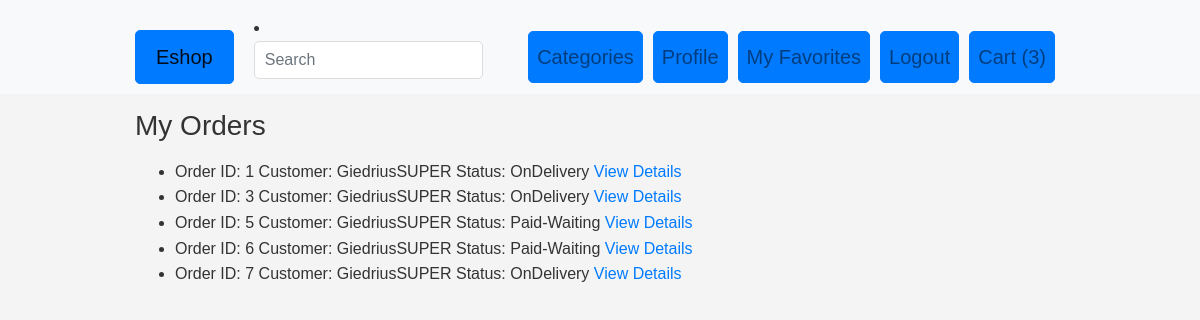
Page /order_list/ (signed in) on the earlier database version.
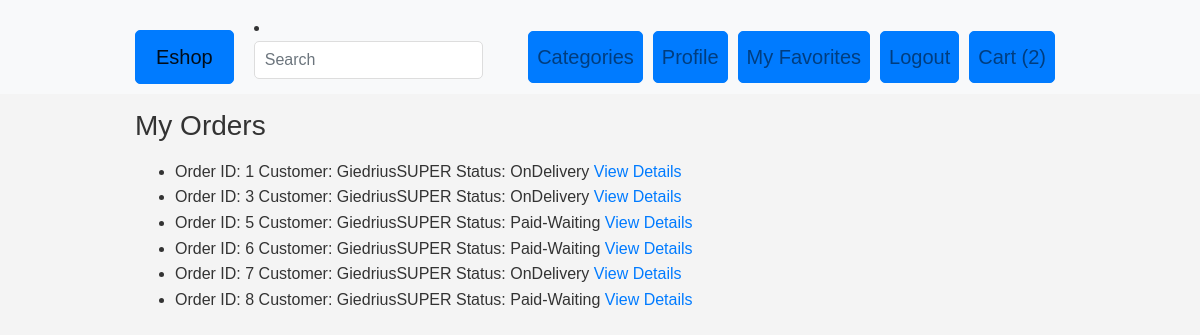
Same page on the later database version.
### eshopas_app/models.py (models this page shows, shortened)
class Cart(models.Model):
    user = models.OneToOneField(User, on_delete=models.CASCADE)

class Order(models.Model):
    STATUS_CHOICES = (
        ('Paid-Waiting', 'Paid-Waiting'),
        ('Approved', 'Approved'),
        ('OnDelivery', 'On Delivery'),
    )
    status = models.ForeignKey('Status', on_delete=models.CASCADE)
    customer = models.ForeignKey(Customer, on_delete=models.CASCADE, default=None)
    products = models.ManyToManyField(Product)  # This line associates products with the order
    is_approved = models.BooleanField(default=False)

class Customer(models.Model):
    user = models.OneToOneField(User, on_delete=models.CASCADE)
    email = models.EmailField()

class Status(models.Model):
    name = models.CharField(max_length=100)
    description = models.TextField(blank=True)
    STATUS_CHOICES = (
        ('Paid-Waiting', 'Paid-Waiting'),
        ('Approved', 'Approved'),
        ('OnDelivery', 'On Delivery'),
    )
    status_type = models.CharField(max_length=20, choices=STATUS_CHOICES, default='Paid-Waiting')

### eshopas_app/views.py (the view)
# urls.py: path('order_list/', views.order_list, name='order_list'),
@login_required
def order_list(request):
    try:
        customer = Customer.objects.get(user=request.user)
        user_orders = Order.objects.filter(customer=customer)
    except Customer.DoesNotExist:
        user_orders = None
    context = {'orders': user_orders}  # Update the key to 'orders' to match the template variable
    return render(request, 'order_list.html', context)

### eshopas_app/templates/order_list.html (shortened to what this page needs)
{% extends 'base.html' %}
{% load custom_filters %}
{% block content %}
    <h1>My Orders</h1>
    {% if orders %}
    <ul>
        {% for order in orders %}
            <li>
                Order ID: {{ order.id }}
                Customer: {{ order.customer.user.username }}
                Status: {{ order.status.status_type }}
                <a href="{% url 'order_detail' order_id=order.id %}">View Details</a>
            </li>
        {% endfor %}
    </ul>
    {% else %}
        <p>You have no orders yet.</p>
    {% endif %}
{% endblock %}

### eshopas_app/templates/base.html (shortened to what this page needs)
<!DOCTYPE html>
{% load static %}
{% load cart_tags %}
{% load myfilters %}
<html lang="en">
<head>
    <link rel="stylesheet" href="https://stackpath.bootstrapcdn.com/bootstrap/4.1.3/css/bootstrap.min.css">
    <link rel="stylesheet" type="text/css" href="{% static 'css/styles.css' %}">
</head>
<body>
<nav class="navbar navbar-expand-lg navbar-light bg-light">
    <div class="container">
        <a class="navbar-brand btn btn-primary" href="/">Eshop</a>
        <li>
            <form action="{% url 'search' %}" method="get" class="form-inline my-2 my-md-0">
                <input name="query" class="form-control" type="text" placeholder="Search">
            </form>
        </li>
        <div class="collapse navbar-collapse" id="navbarNavAltMarkup">
            <div class="navbar-nav ml-auto">
                <a class="nav-item nav-link btn btn-primary" href="/category/">Categories</a>
                {% if user.is_authenticated %}
                    <a class="nav-item nav-link btn btn-primary" href="/profile/">Profile</a>
                    <a class="nav-item nav-link btn btn-primary" href="/my-favorites/">My Favorites</a>
                    <a class="nav-item nav-link btn btn-primary" href="/logout/">Logout</a>
                    {% if request.user.cart %}
                        <a class="nav-item nav-link btn btn-primary cart-link" href="/cart-detail/">
                            Cart ({{ request.user.cart.cartitem_set.count }})
                        </a>
                    {% else %}
                        <a class="nav-item nav-link btn btn-primary cart-link" href="/cart-detail/">
                            Cart (0)
                        </a>
                    {% endif %}
                {% else %}
                    <a class="nav-item nav-link btn btn-primary" href="{% url 'login' %}">Login</a>
                    <a class="nav-item nav-link btn btn-primary" href="/register/">Register</a>
                {% endif %}
            </div>
        </div>
    </div>
</nav>
<div class="container">
    {% block content %}
    {% endblock %}
</div>
</body>
</html>

Differences in the rows shown:
added Order: id "8", customer.user.username "GiedriusSUPER", status.status_type "Paid-Waiting"
Other differences:
{{ request.user.cart.cartitem_set.count }}: "3" → "2"
